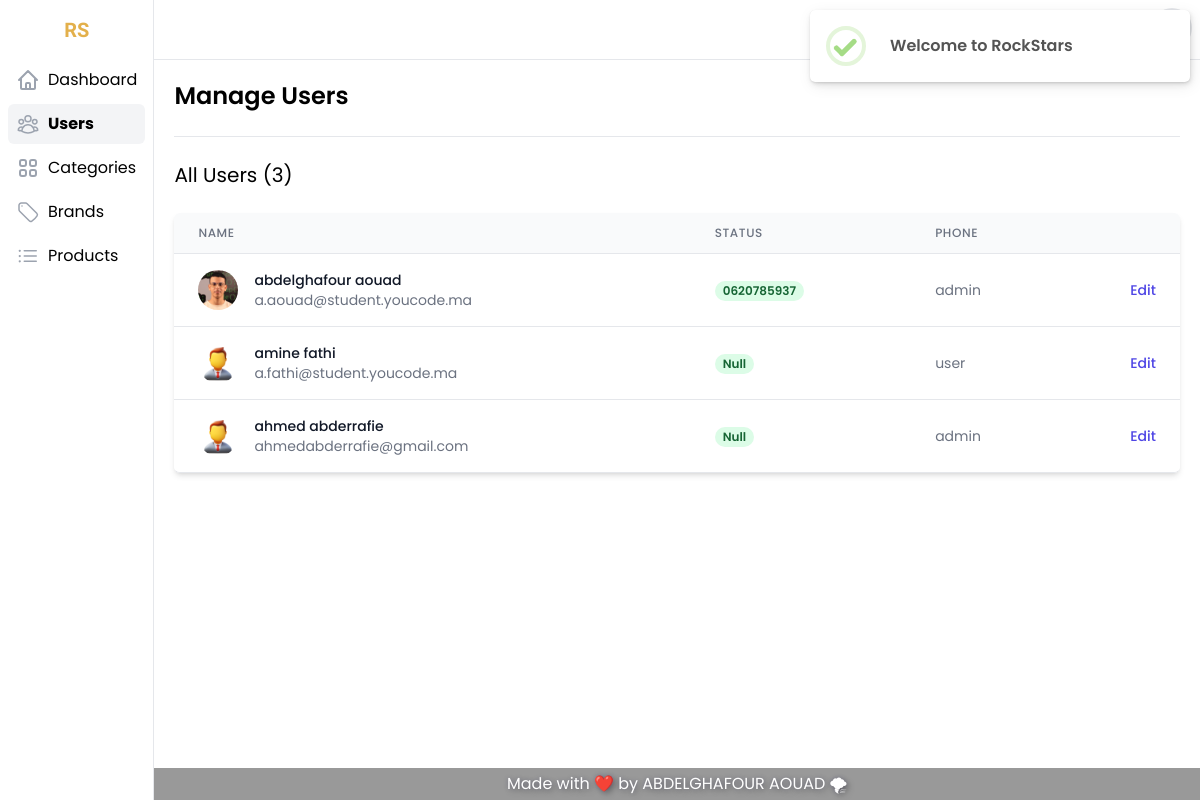
/code/users.php (signed in), run on an earlier commit of the app's database.
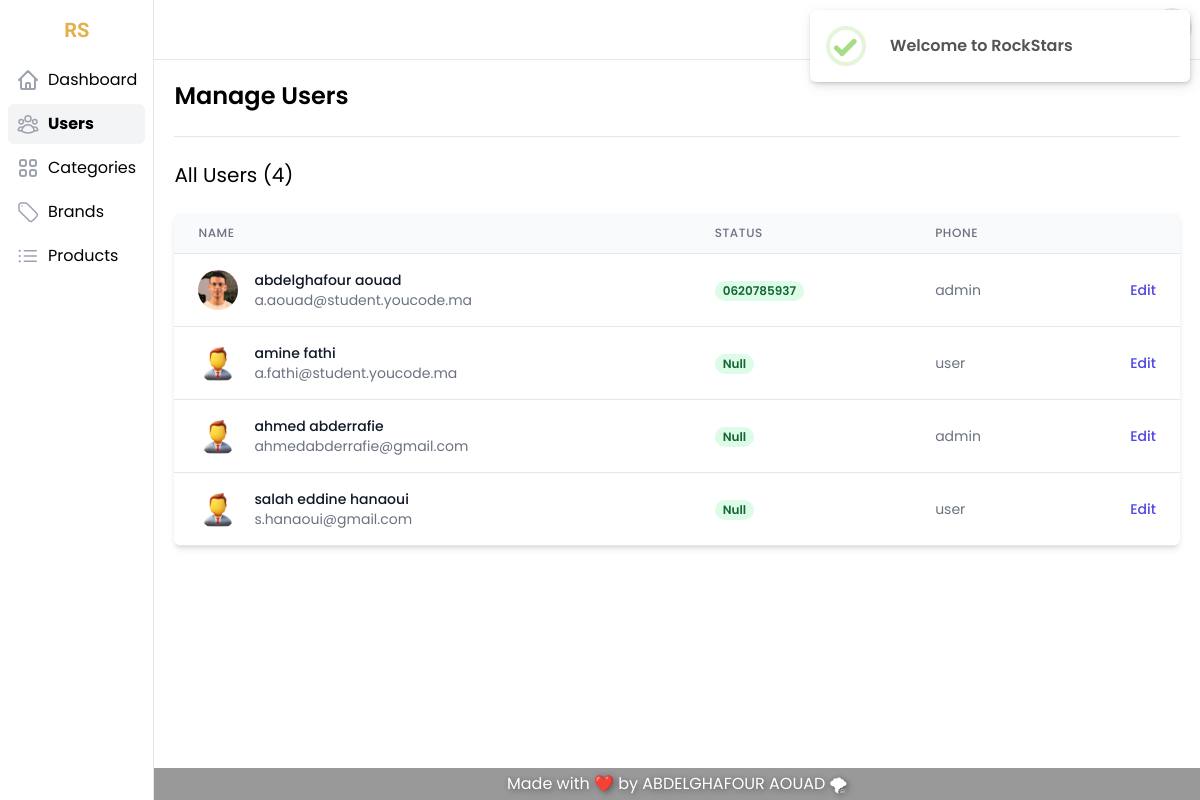
And on a later commit of the database.
### tables this page shows
CREATE TABLE IF NOT EXISTS `users` (
  `id` int NOT NULL AUTO_INCREMENT,
  `first_name` varchar(255) NOT NULL,
  `last_name` varchar(255) NOT NULL,
  `email` varchar(255) NOT NULL,
  `password` varchar(255) NOT NULL,
  `phone` varchar(20) DEFAULT NULL,
  `role_id` int NOT NULL DEFAULT '1',
  `created_at` timestamp NOT NULL DEFAULT CURRENT_TIMESTAMP,
  `updated_at` timestamp NOT NULL DEFAULT CURRENT_TIMESTAMP,
  `updated_by` int DEFAULT NULL,
  `picture` text,
  PRIMARY KEY (`id`)
);

CREATE TABLE IF NOT EXISTS `roles` (
  `id` int NOT NULL AUTO_INCREMENT,
  `name` varchar(20) NOT NULL,
  `description` text NOT NULL,
  PRIMARY KEY (`id`)
);

### code/scripts.php (called while the page is built, shortened)
<?php
include_once 'connection.php';
function getAllUsers()
{
      global $conn;
      $sql = "SELECT users.id, users.first_name, users.last_name, users.email, users.picture , users.phone,
      roles.name as role FROM users inner join roles on roles.id=users.role_id";
      $res = mysqli_query($conn, $sql);
      return $res;
}
function countUsers()
{
      global $conn;
      $sql = "SELECT count(id) FROM users ";
      $res = mysqli_fetch_assoc(mysqli_query($conn, $sql))['count(id)'];
      return $res;
}

### code/users.php (the view, shortened to what this page needs)
<?php
require_once 'scripts.php';
$users = getAllUsers();
$countUsers = countUsers();
?>
<!DOCTYPE html>
<html lang="en">
<head>
  <link rel="stylesheet" href="assets/css/main.css" />
</head>
<body class="font-Poppins">
  <div class="flex h-screen overflow-y-hidden bg-white">
    <?php
    include 'include/sidebar-dashboard.php';
    ?>
    <div class="flex flex-col flex-1 h-full overflow-hidden">
      <?php include 'include/header-dashboard.php'; ?>
      <main class="flex-1 max-h-full p-5 overflow-hidden overflow-y-scroll">
        <div class="flex flex-col items-start justify-between pb-6 space-y-4 border-b lg:items-center lg:space-y-0 lg:flex-row">
          <h1 class="text-2xl font-semibold whitespace-nowrap">Manage Users</h1>
        </div>
        <h3 class="mt-6 text-xl">All Users (<?= $countUsers ?>)</h3>
        <div class="flex flex-col mt-6">
          <div class="-my-2 overflow-x-auto sm:-mx-6 lg:-mx-8">
            <div class="inline-block min-w-full py-2 align-middle sm:px-6 lg:px-8">
              <div class="overflow-hidden border-b border-gray-200 rounded-md shadow-md">
                <table class="min-w-full overflow-x-scroll divide-y divide-gray-200">
                  <thead class="bg-gray-50">
                    <tr>
                      <th scope="col" class="px-6 py-3 text-xs font-medium tracking-wider text-left text-gray-500 uppercase">Name</th>
                      <th scope="col" class="px-6 py-3 text-xs font-medium tracking-wider text-left text-gray-500 uppercase">Status</th>
                      <th scope="col" class="px-6 py-3 text-xs font-medium tracking-wider text-left text-gray-500 uppercase">Phone</th>
                      <th scope="col" class="relative px-6 py-3">
                      </th>
                    </tr>
                  </thead>
                  <tbody class="bg-white divide-y divide-gray-200">
                    <?php
                    foreach ($users as $user) {
                    ?>
                      <tr class="transition-all hover:bg-gray-100 hover:shadow-lg">
                        <td class="px-6 py-4 whitespace-nowrap">
                          <div class="flex items-center">
                            <div class="flex-shrink-0 w-10 h-10">
                              <img class="w-10 h-10 rounded-full" src="assets/img/users/<?= ($user['picture']) ?  $user['picture'] :  'avatar.png' ?>" alt="<?= $user['first_name'] . '_' . $user['last_name'] ?>" />
                            </div>
                            <div class="ml-4">
                              <div class="text-sm font-medium text-gray-900"><?= $user['first_name'] . ' ' . $user['last_name'] ?></div>
                              <div class="text-sm text-gray-500"><?= $user['email'] ?></div>
                            </div>
                          </div>
                        </td>
                        <td class="px-6 py-4 whitespace-nowrap">
                          <span class="inline-flex px-2 text-xs font-semibold leading-5 text-green-800 bg-green-100 rounded-full"> <?= ($user['phone']) ?  $user['phone'] :  'Null' ?> </span>
                        </td>
                        <td class="px-6 py-4 text-sm text-gray-500 whitespace-nowrap"><?= $user['role'] ?></td>
                        <td class="px-6 py-4 text-sm font-medium text-right whitespace-nowrap">
                          <a href="edit.php?id_user=<?= $user['id'] ?>" class="text-indigo-600 hover:text-indigo-900">Edit</a>
                        </td>
                      </tr>
                    <?php
                    }
                    ?>
                  </tbody>
                </table>
              </div>
            </div>
          </div>
        </div>
      </main>
      <footer class="py-1 bg-transparentBlack">
        <div class="container mx-auto">
          <p class="text-shadow-lg text-xs md:text-base text-center text-white">Made with ❤️ by ABDELGHAFOUR AOUAD 🌪</p>
        </div>
      </footer>
    </div>
  </div>
</body>
</html>

What changed in the data, as far as the page shows it:
added users: first_name "salah eddine", last_name "hanaoui", email "s.hanaoui@gmail.com", shows "Null", role.name "user"
Also different on the page:
$countUsers: "3" → "4"
